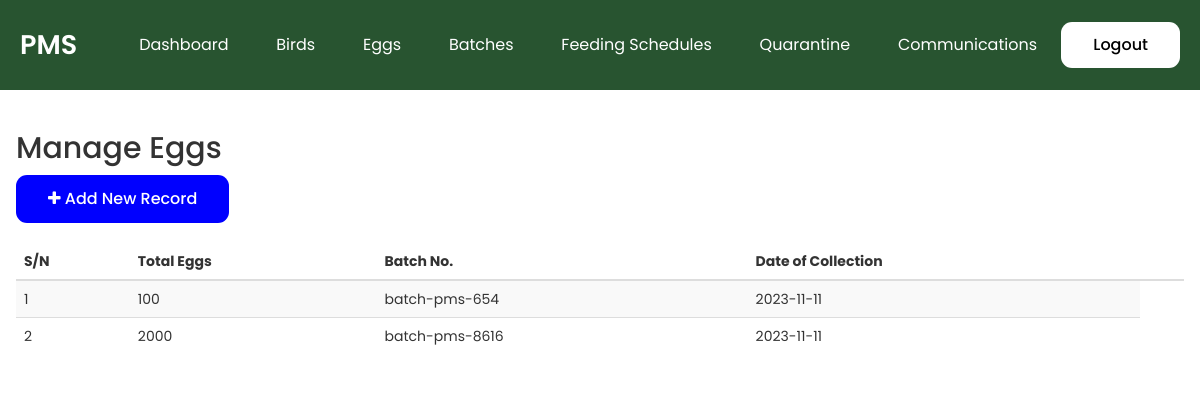
The app's page /manage-eggs.php (signed in) with its own data.
### tables this page shows
CREATE TABLE `batch` (
  `id` int(11) NOT NULL,
  `batch_no` varchar(50) NOT NULL,
  `arrived` date NOT NULL DEFAULT current_timestamp(),
  `source` varchar(20) NOT NULL
);

CREATE TABLE `egginventory` (
  `id` int(11) NOT NULL,
  `batch_id` int(11) NOT NULL,
  `date_collected` date NOT NULL,
  `eggs_collected` varchar(20) NOT NULL
);

### manage-eggs.php (the view, shortened to what this page needs)
<?php include 'setting/system.php'; ?>
<?php include 'theme/head.php'; ?>
<?php include 'theme/navbar.php'; ?>
<div class="w3-main section-container" >
 <div class="w3-container" style="padding-top:22px">
 <div>
 	<h2>Manage Eggs</h2>
  <a href="add-eggs.php" class="btn btn-sm btn-primary"><i class="fa fa-plus"></i> Add New Record</a><br><br>
 <div class="table-responsive">
 	<table class="table table-hover table-striped" id="table">
 		<thead>
 			<tr>
 				<th>S/N</th>
 				<th>Total Eggs</th>
 				<th>Batch No.</th>
 				<th>Date of Collection</th>
        <th></th>
 			</tr>
 		</thead>
 		<tbody>
 			<?php
       $all_eggInventory = $db->query("SELECT * FROM egginventory ORDER BY id DESC");
       $fetch = $all_eggInventory->fetchAll(PDO::FETCH_OBJ);
       foreach($fetch as $data){
        $get_batch = $db->query("SELECT * FROM batch WHERE id = '$data->batch_id'");
        $batch_result = $get_batch->fetchAll(PDO::FETCH_OBJ);
        foreach($batch_result as $batch){
        ?>
          <tr>
            <td id="existingTdId"></td>
            <td><?php echo $data->eggs_collected ?></td>
            <td><?php echo $batch->batch_no ?></td>
            <td><?php echo $data->date_collected ?></td>
          </tr>
      <?php
        }
      }
      ?>
 		</tbody>
 	</table>
 </div>
 </div>
</div>
</div>
<?php include 'theme/foot.php'; ?>

### css/styles.css (style rules this page uses)
* { box-sizing: border-box; padding: 0; margin: 0; }
body { background: var(--clr-bg); font-family: 'Inter', sans-serif; }
a { text-decoration: none; color: unset; }
.btn { display: inline-block; padding: 12px 32px; color: white; font-size: 16px; font-weight: 500; border-radius: 11px; border: none; background-color: blue; }
.section-container { max-width: 1240px; margin: auto; }

### theme/head.php (style rules this page uses)
body { font-family: 'Poppins', sans-serif; }

### records on screen
egginventory: eggs_collected "100", date_collected "2023-11-11"
batch: batch_no "batch-pms-654"
egginventory: eggs_collected "2000", date_collected "2023-11-11"
batch: batch_no "batch-pms-8616"
